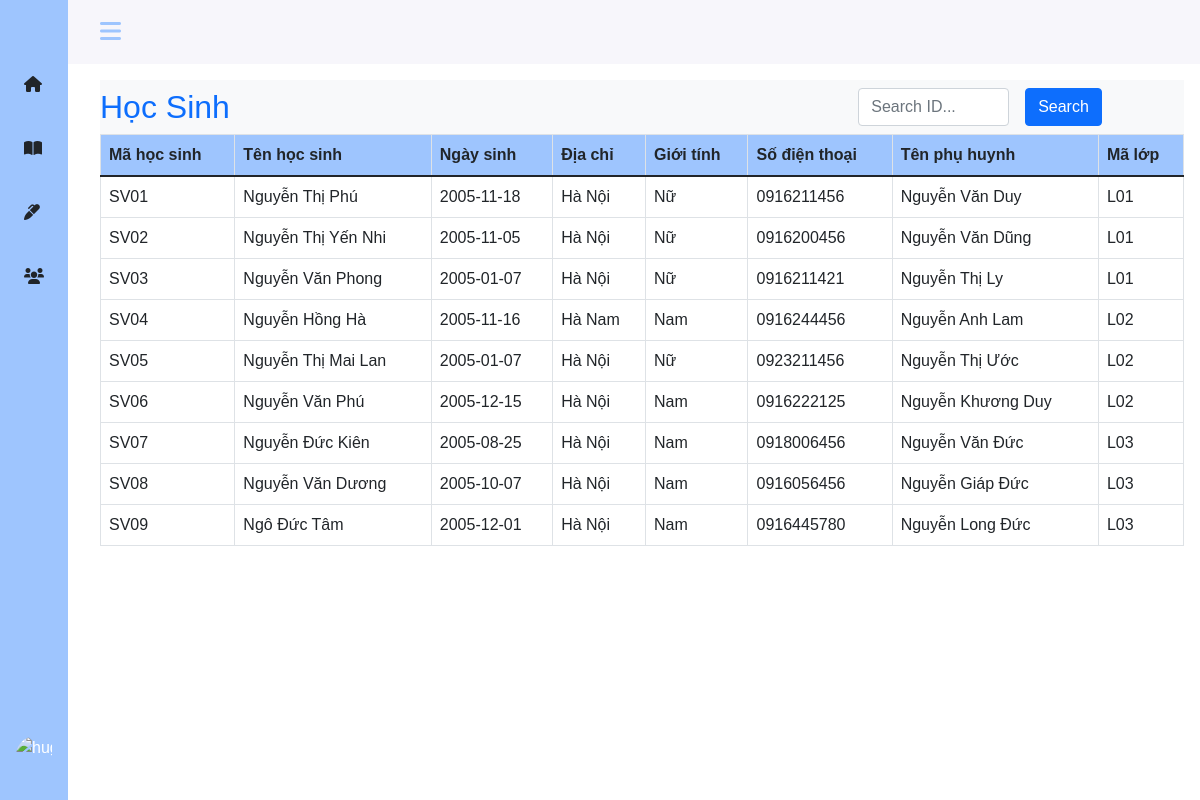
/student/student-index.php (signed in), run on the app's committed database.
### tables this page shows
CREATE TABLE `students` (
  `st_id` varchar(10) NOT NULL,
  `st_name` varchar(30) NOT NULL,
  `st_birth` date NOT NULL,
  `st_address` varchar(50) NOT NULL,
  `st_gender` tinyint(1) NOT NULL,
  `st_phone` tinytext DEFAULT NULL,
  `st_email` varchar(100) DEFAULT NULL,
  `st_parent` varchar(30) NOT NULL,
  `class_id` varchar(11) NOT NULL
);

### student/student-index.php (the view, shortened to what this page needs)
<?php
include './sidebarst.php';
?>
<div class="col py-3">
    <div class="d-flex justify-content-between bg-light ">
        <div class="col-md-6 mt-2">
            <h2 class="text-primary">Học Sinh</h2>
        </div>
        <form method="post">
            <div class="row">
                <div class="col-md-6 mt-2 d-flex">
                    <input type="text" class="form-control col-md-6 me-3" name="search-idstudent" placeholder="Search ID...">
                    <button type="submit" name="btnsearch" class="btn btn-primary">Search</button>
                </div>
            </div>
        </form>
    </div>
    <div class="col-md-12" style="width:100% ; overflow: auto; height: auto">
        <table class="table table-bordered">
            <thead>
                <tr style="background-color: #9ec5fe;">
                    <th scope="col">Mã học sinh</th>
                    <th scope="col">Tên học sinh</th>
                    <th scope="col">Ngày sinh</th>
                    <th scope="col">Địa chỉ</th>
                    <th scope="col">Giới tính</th>
                    <th scope="col">Số điện thoại</th>
                    <th scope="col">Tên phụ huynh</th>
                    <th scope="col">Mã lớp</th>
                </tr>
            </thead>
            <tbody>
                <?php
                include '../config.php';
                if (isset($_POST['btnsearch'])) {
                    $id_student = $_POST['search-idstudent'];
                    $sql = "SELECT * FROM `students` WHERE st_id ='$id_student'";
                    $result = mysqli_query($conn, $sql);
                    if (mysqli_num_rows($result) > 0) {
                        while ($row = mysqli_fetch_assoc($result)) {
                            echo '<tr>';
                            echo '<td>' . $row['st_id'] . '</td>';
                            echo '<td>' . $row['st_name'] . '</td>';
                            echo '<td>' . $row['st_birth'] . '</td>';
                            echo '<td>' . $row['st_address'] . '</td>';
                            echo '<td>' . ($row['st_gender'] == 1 ? "Nam" : "Nữ") . '</td>';
                            echo '<td>' . $row['st_phone'] . '</td>';
                            echo '<td>' . $row['st_parent'] . '</td>';
                            echo '<td>' . $row['class_id'] . '</td>';
                            echo '</tr>';
                        }
                    }
                } else {
                    $sql = "SELECT * FROM `students`";
                    $result = mysqli_query($conn, $sql);
                    if (mysqli_num_rows($result) > 0) {
                        while ($row = mysqli_fetch_assoc($result)) {
                            echo '<tr>';
                            echo '<td>' . $row['st_id'] . '</td>';
                            echo '<td>' . $row['st_name'] . '</td>';
                            echo '<td>' . $row['st_birth'] . '</td>';
                            echo '<td>' . $row['st_address'] . '</td>';
                            echo '<td>' . ($row['st_gender'] == 1 ? "Nam" : "Nữ") . '</td>';
                            echo '<td>' . $row['st_phone'] . '</td>';
                            echo '<td>' . $row['st_parent'] . '</td>';
                            echo '<td>' . $row['class_id'] . '</td>';
                            echo '</tr>';
                        }
                    }
                }
                ?>
            </tbody>
        </table>
    </div>
</div>
<?php
include './foorterst.php';
?>

### assets/css/style.css (style rules this page uses)
* { padding: 0; margin: 0; box-sizing: border-box; }
:root { --header-height: 3rem; --nav-width: 68px; --first-color: #4723D9; --first-color-light: #AFA5D9; --white-color: #F7F6FB; --body-font: 'Nunito', sans-serif; --normal-font-size: 1rem; --z-fixed: 100 }
body { position: relative; margin: var(--header-height) 0 0 0; padding: 0 1rem; font-family: var(--body-font); font-size: var(--normal-font-size); transition: .5s }
@media screen and (min-width: 768px) { body { margin: calc(var(--header-height) + 1rem) 0 0 0; padding-left: calc(var(--nav-width) + 2rem) } }

### data on the page
students: st_id "SV01", st_name "Nguyễn Thị Phú", st_birth "2005-11-18", st_address "Hà Nội", st_gender "Nữ", st_phone "0916211456", st_parent "Nguyễn Văn Duy", class "L01"
students: st_id "SV02", st_name "Nguyễn Thị Yến Nhi", st_birth "2005-11-05", st_address "Hà Nội", st_gender "Nữ", st_phone "0916200456", st_parent "Nguyễn Văn Dũng", class "L01"
students: st_id "SV03", st_name "Nguyễn Văn Phong", st_birth "2005-01-07", st_address "Hà Nội", st_gender "Nữ", st_phone "0916211421", st_parent "Nguyễn Thị Ly", class "L01"
students: st_id "SV04", st_name "Nguyễn Hồng Hà", st_birth "2005-11-16", st_address "Hà Nam", st_gender "Nam", st_phone "0916244456", st_parent "Nguyễn Anh Lam", class "L02"
students: st_id "SV05", st_name "Nguyễn Thị Mai Lan", st_birth "2005-01-07", st_address "Hà Nội", st_gender "Nữ", st_phone "0923211456", st_parent "Nguyễn Thị Ước", class "L02"
students: st_id "SV06", st_name "Nguyễn Văn Phú", st_birth "2005-12-15", st_address "Hà Nội", st_gender "Nam", st_phone "0916222125", st_parent "Nguyễn Khương Duy", class "L02"
students: st_id "SV07", st_name "Nguyễn Đức Kiên", st_birth "2005-08-25", st_address "Hà Nội", st_gender "Nam", st_phone "0918006456", st_parent "Nguyễn Văn Đức", class "L03"
students: st_id "SV08", st_name "Nguyễn Văn Dương", st_birth "2005-10-07", st_address "Hà Nội", st_gender "Nam", st_phone "0916056456", st_parent "Nguyễn Giáp Đức", class "L03"
students: st_id "SV09", st_name "Ngô Đức Tâm", st_birth "2005-12-01", st_address "Hà Nội", st_gender "Nam", st_phone "0916445780", st_parent "Nguyễn Long Đức", class "L03"
